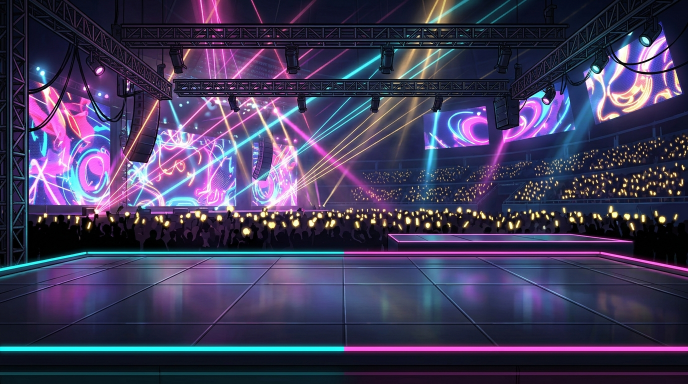
#> input picture assets/backgrounds/concert.jpg, 1376 x 768 px (shown at 1/2 size)
$ python process_sprites.py
#> lines starting #> are read from the running program, lines starting #| are printed output that depends on the picture
"""
Sprite Sheet Background Remover & Connected-Component Pose Extractor (`tools/process_sprites.py`).
Extracts full-body illustrated 2D arcade sprites from white-background sheets into
tightly cropped, halo-free transparent RGBA PNGs.
"""

from collections import deque
import math
import os
from PIL import Image

BASE_DIR = os.path.dirname(os.path.dirname(os.path.abspath(__file__)))
SPRITES_DIR = os.path.join(BASE_DIR, "assets", "sprites")
RAW_DIR = os.path.join(SPRITES_DIR, "raw")


# [226 lines left out: functions remove_white_background, extract_character_sprites, not called in this run]


def process_all_sheets():
    tasks = [
        ("rumi_sheet.jpg", 3, ["rumi_idle", "rumi_walk", "rumi_attack"], "chars"),
        ("zoey_sheet.jpg", 3, ["zoey_idle", "zoey_walk", "zoey_attack"], "chars"),
        ("mira_sheet.jpg", 3, ["mira_idle", "mira_walk", "mira_attack"], "chars"),
        ("bobby_sheet.jpg", 3, ["bobby_idle", "bobby_walk", "bobby_attack"], "chars"),
        ("enemies_sheet.jpg", 4, ["faceless", "dokkaebi_trickster", "dokkaebi_brute", "mulguishin"], "enemies"),
        ("saja_boys_sheet.jpg", 4, ["mystery", "romance", "abby", "baby"], "bosses"),
        ("final_bosses_sheet.jpg", 2, ["jinu", "gwima"], "bosses"),
    ]

    for raw_name, count, out_names, subdir in tasks:
        src_path = os.path.join(RAW_DIR, raw_name)
        if not os.path.isfile(src_path):
            print(f"[WARN] Missing {src_path}")
            continue
        out_dir = os.path.join(SPRITES_DIR, subdir)
        os.makedirs(out_dir, exist_ok=True)
        print(f"Processing {raw_name} -> {count} sprites...")
        img = Image.open(src_path)
        rgba = remove_white_background(img)
        sprites = extract_character_sprites(rgba, count)
        for name, sp in zip(out_names, sprites):
            dest = os.path.join(out_dir, f"{name}.png")
            sp.save(dest, "PNG")
            print(f"  [OK] {subdir}/{name}.png ({sp.size[0]}x{sp.size[1]})")


def generate_derived_stage_backgrounds():
    """
    Create high-res illustrated backgrounds for Stage 3 (bathhouse.jpg),
    Stage 5 (saja_concert.jpg), and Stage 6 (gwima_lair.jpg) from our
    illustrated base backgrounds using Pillow color-grading & atmospheric compositing.
    """
    from PIL import ImageDraw, ImageEnhance, ImageFilter

    bg_dir = os.path.join( BASE_DIR, "assets", "backgrounds")
    os.makedirs(bg_dir, exist_ok=True)

    concert_path = os.path.join(bg_dir, "concert.jpg")
    plane_path = os.path.join(bg_dir, "plane.jpg")

    if os.path.isfile(concert_path):
        base_concert = Image.open(concert_path).convert("RGB")
#> base_concert is the input picture: PIL image 1376x768 RGB; mean R, G, B 64, 58.2, 89.8
        w, h = base_concert.size
#> w = 1376; h = 768

        # 1. Stage 5: Demonic Saja Boys Stadium (`saja_concert.jpg`)
        # Flip horizontally for fresh stage geometry & apply crimson/purple dark-idol color grade
        saja = base_concert.transpose(Image.FLIP_LEFT_RIGHT).copy()
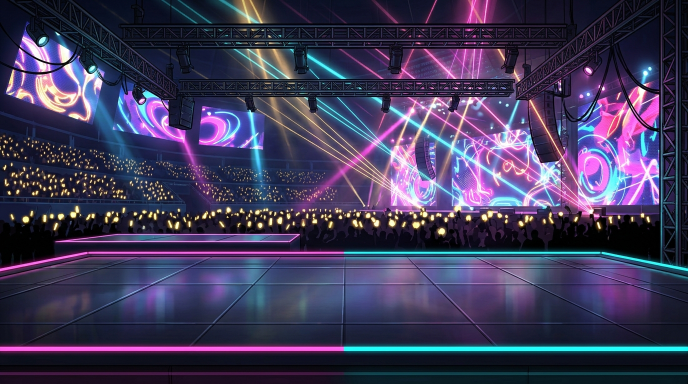
#> saja: PIL image 1376x768 RGB (shown at 1/2 size); mean R, G, B 64, 58.2, 89.8
        px = saja.load()
        for y in range(h):
            for x in range(w):
                r, g, b = px[x, y]
                # Shift cyan/gold into hypnotic crimson, magenta & dark violet
                nr = min(255, int(r * 1.15 + g * 0.45))
                ng = int(g * 0.25)
                nb = min(255, int(b * 0.95 + r * 0.25))
                px[x, y] = (nr, ng, nb)
        saja = ImageEnhance.Contrast(saja).enhance(1.15)
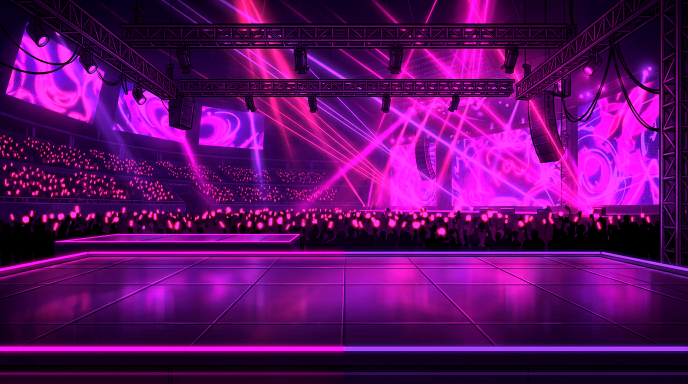
#> saja: PIL image 1376x768 RGB (shown at 1/2 size); mean R, G, B 96, 10.1, 104
        saja.save(os.path.join(bg_dir, "saja_concert.jpg"), "JPEG", quality=92)
        print("  [OK] backgrounds/saja_concert.jpg")

        # 2. Stage 6: Heart of the Inferno — Throne of Gwi-Ma (`gwima_lair.jpg`)
        gwima_bg = base_concert.copy()
        gpx = gwima_bg.load()
        for y in range(h):
            for x in range(w):
                r, g, b = gpx[x, y]
                lum = (r + g + b) / 3.0
                if y < int(h * 0.62):
                    # Volcanic orange/gold/purple living fire sky
                    nr = min(255, int(lum * 1.45 + 35))
                    ng = min(255, int(lum * 0.65))
                    nb = min(255, int(b * 0.45))
                else:
                    # Dark obsidian arena floor with molten fiery reflections
                    nr = min(255, int(r * 0.95 + 20))
                    ng = min(255, int(g * 0.38))
                    nb = min(255, int(b * 0.35))
                gpx[x, y] = (nr, ng, nb)
        gwima_bg = ImageEnhance.Contrast(gwima_bg).enhance(1.2)
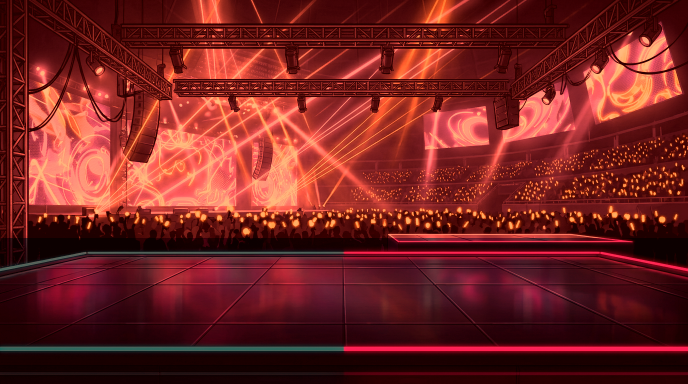
#> gwima_bg: PIL image 1376x768 RGB (shown at 1/2 size); mean R, G, B 114.8, 34.6, 32.7
        gwima_bg.save(os.path.join(bg_dir, "gwima_lair.jpg"), "JPEG", quality=92)
        print("  [OK] backgrounds/gwima_lair.jpg")

    # 3. Stage 3: Steam & Shadows Bathhouse (`bathhouse.jpg`)
    # Render a dedicated high-res illustrated Korean Traditional Bathhouse (cedar shoji screens,
    # glowing lanterns, recessed stone hot-tub alcoves, wet ceramic tile floor, and front stone curb)
    bw, bh = 960, 540
    bath_img = Image.new("RGBA", (bw, bh), (16, 28, 38, 255))
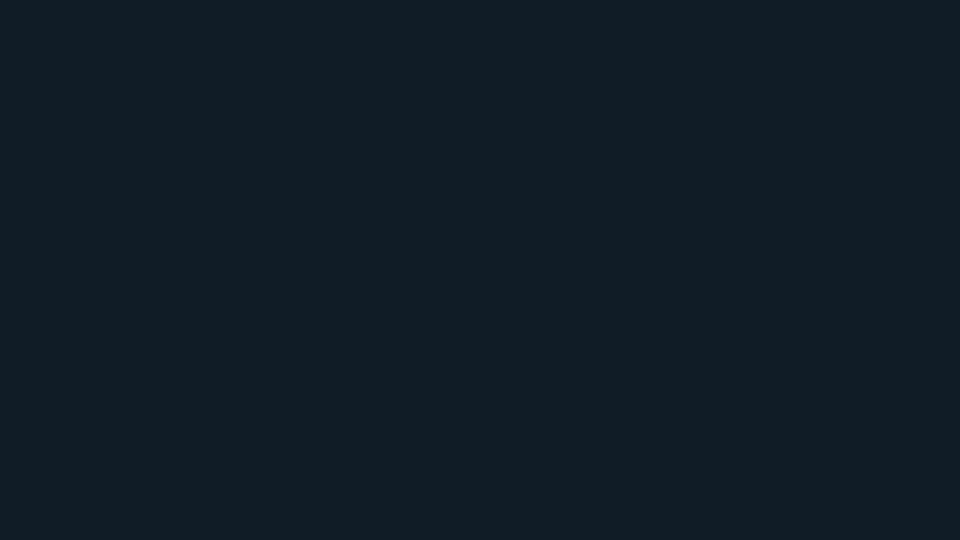
#> bath_img: PIL image 960x540 RGBA; mean R, G, B, A 16, 28, 38, 255
    bdraw = ImageDraw.Draw(bath_img)

    # Ceiling & upper timber rafters (y = 0 .. 82)
    bdraw.rectangle((0, 0, bw, 82), fill=(22, 16, 14, 255))
    for rx in range(0, bw + 80, 80):
        bdraw.polygon([(rx - 18, 0), (rx + 18, 0), (rx + 8, 82), (rx - 8, 82)], fill=(48, 32, 22, 255))
    bdraw.rectangle((0, 74, bw, 86), fill=(68, 44, 28, 255))
    bdraw.line((0, 86, bw, 86), fill=(18, 12, 8, 255), width=3)

    # Back Wall: Cedar Timber Framing & Warm Backlit Hanji Shoji Screens (y = 86 .. 374)
    bdraw.rectangle((0, 86, bw, 374), fill=(52, 34, 24, 255))
    for sx in range(24, bw - 20, 188):
        # Outer cedar frame
        bdraw.rectangle((sx, 98, sx + 156, 336), fill=(38, 24, 16, 255), outline=(18, 10, 6, 255), width=3)
        # Warm glowing shoji paper interior
        for py in range(106, 330):
            t_grad = (py - 106) / 224.0
            r_c = int(245 - t_grad * 55)
            g_c = int(205 - t_grad * 65)
            b_c = int(135 - t_grad * 45)
            bdraw.line((sx + 8, py, sx + 148, py), fill=(r_c, g_c, b_c, 255))
        # Traditional Korean lattice grid
        for gx in range(sx + 8, sx + 150, 28):
            bdraw.line((gx, 106, gx, 328), fill=(58, 36, 22, 255), width=3)
        for gy in range(106, 330, 32):
            bdraw.line((sx + 8, gy, sx + 148, gy), fill=(58, 36, 22, 255), width=3)

        # Hanging warm lantern between shoji panels
        lx = sx + 172
        if lx < bw - 12:
            bdraw.line((lx, 86, lx, 124), fill=(20, 14, 10, 255), width=3)
            bdraw.rounded_rectangle((lx - 14, 124, lx + 14, 168), radius=6, fill=(255, 195, 95, 255), outline=(45, 25, 12, 255), width=2)
            bdraw.line((lx - 10, 138, lx + 10, 138), fill=(185, 95, 35, 255), width=2)
            bdraw.line((lx - 10, 154, lx + 10, 154), fill=(185, 95, 35, 255), width=2)

    # Stone Dado Wall Base & Recessed Hot-Tub Alcoves along the back wall (y = 328 .. 378)
    bdraw.rectangle((0, 328, bw, 378), fill=(44, 58, 66, 255))
    bdraw.line((0, 328, bw, 328), fill=(90, 115, 125, 255), width=3)
    for tx in (70, 520):
        # Carved granite hot tub basin along back wall
        bdraw.rounded_rectangle((tx, 334, tx + 340, 380), radius=10, fill=(68, 84, 94, 255), outline=(22, 30, 36, 255), width=3)
        bdraw.rounded_rectangle((tx + 12, 342, tx + 328, 372), radius=6, fill=(28, 195, 210, 255), outline=(145, 245, 255, 255), width=2)

    # Walkable Wet Ceramic Tile Floor (y = 378 .. 488)
    for fy in range(378, 488):
        t_f = (fy - 378) / 110.0
        r_f = int(26 + t_f * 14)
        g_f = int(68 + t_f * 24)
        b_f = int(82 + t_f * 28)
        bdraw.line((0, fy, bw, fy), fill=(r_f, g_f, b_f, 255))

    # Perspective tile grout lines on the walkable floor
    for ty in range(378, 490, 22):
        bdraw.line((0, ty, bw, ty), fill=(20, 50, 62, 255), width=2)
    for gx in range(-120, bw + 160, 64):
        dx_persp = int((gx - bw * 0.5) * 0.28)
        bdraw.line((gx, 378, gx + dx_persp, 488), fill=(20, 50, 62, 255), width=2)

    # Top & Bottom Neon/Stone Floor Trim Borders (clearly marking walkable floor y = 378 .. 488)
    bdraw.line((0, 378, bw, 378), fill=(65, 225, 240, 255), width=3)
    bdraw.line((0, 488, bw, 488), fill=(65, 225, 240, 255), width=4)

    # Front Raised Stone Curb / Drainage Wall (y = 488 .. 540)
    bdraw.rectangle((0, 490, bw, bh), fill=(24, 34, 42, 255))
    for cx in range(0, bw, 96):
        bdraw.rectangle((cx + 4, 496, cx + 88, 534), fill=(32, 46, 56, 255), outline=(16, 22, 28, 255), width=2)

    # Soft Steam Glow & Lantern Bloom Overlay
    mist = Image.new("RGBA", (bw, bh), (0, 0, 0, 0))
#> mist: PIL image 960x540 RGBA; every value is 0
    mdraw = ImageDraw.Draw(mist)
    mdraw.rectangle((0, 325, bw, 410), fill=(155, 240, 250, 52))
    for sx in range(24, bw - 20, 188):
        lx = sx + 172
        if lx < bw - 12:
            mdraw.ellipse((lx - 65, 95, lx + 65, 215), fill=(255, 190, 85, 65))
    mist = mist.filter(ImageFilter.GaussianBlur(radius=22))
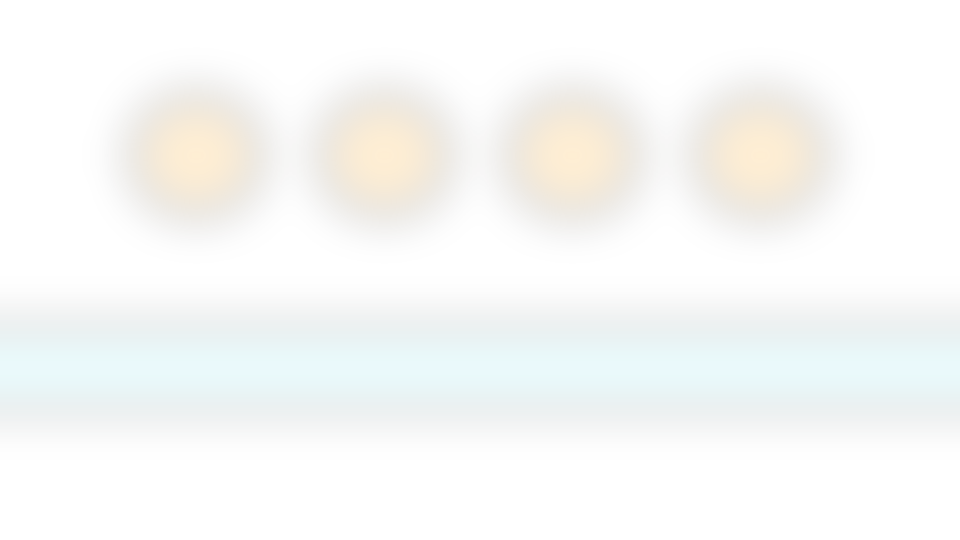
#> mist: PIL image 960x540 RGBA; mean R, G, B, A 49.1, 56.4, 48, 14.5; transparent parts drawn white
    bath_rgba = Image.alpha_composite(bath_img, mist).convert("RGB")
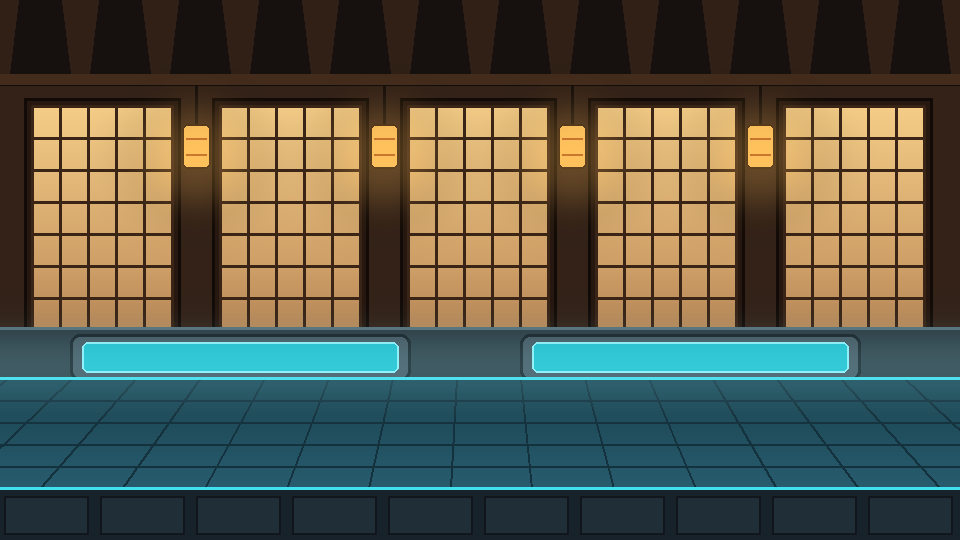
#> bath_rgba: PIL image 960x540 RGB; mean R, G, B 86.3, 88.2, 74.3
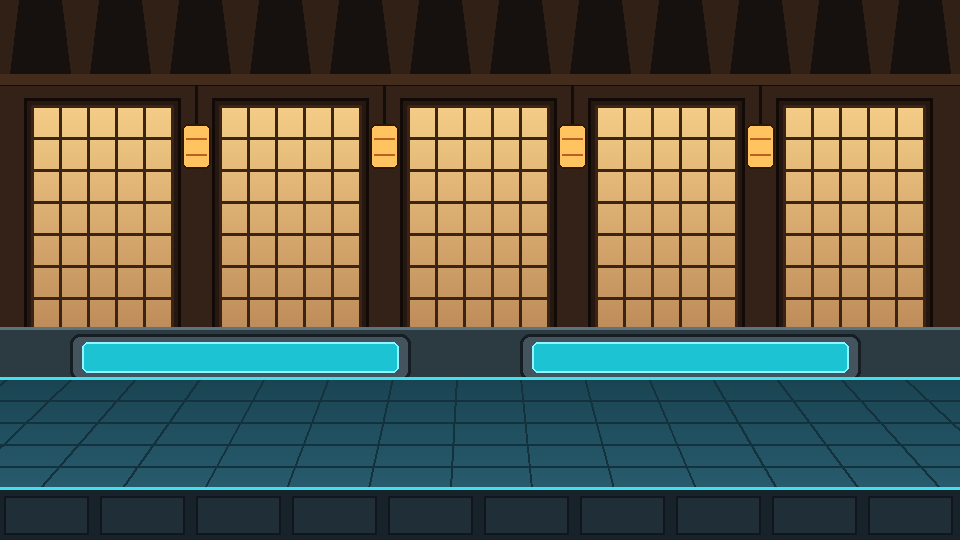
#> bath_img: PIL image 960x540 RGBA; mean R, G, B, A 84, 85.9, 72.6, 255
    bath_rgba.save(os.path.join(bg_dir, "bathhouse.jpg"), "JPEG", quality=92)
    print("  [OK] backgrounds/bathhouse.jpg")


if __name__ == "__main__":
    process_all_sheets()
    generate_derived_stage_backgrounds()
